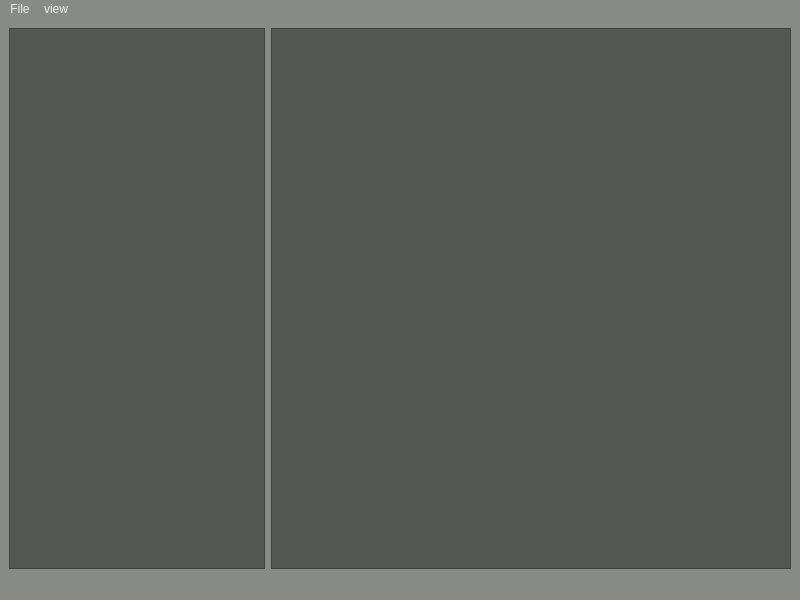
<?xml version="1.0" encoding="UTF-8"?>
<ui version="4.0">
 <class>MainWindow</class>
 <widget class="QMainWindow" name="MainWindow">
  <property name="geometry">
   <rect>
    <x>0</x>
    <y>0</y>
    <width>800</width>
    <height>600</height>
   </rect>
  </property>
  <property name="windowTitle">
   <string>MainWindow</string>
  </property>
  <property name="styleSheet">
   <string notr="true">background-color: rgb(136, 138, 133);
color: rgb(238, 238, 236);</string>
  </property>
  <widget class="QWidget" name="centralwidget">
   <layout class="QGridLayout" name="gridLayout">
    <item row="0" column="2">
     <widget class="CodeEditor" name="plainTextEdit">
      <property name="styleSheet">
       <string notr="true">font: 12pt &quot;Cantarell&quot;;
background-color: rgb(85, 87, 83);
color: rgb(238, 238, 236);</string>
      </property>
      <property name="plainText">
       <string/>
      </property>
     </widget>
    </item>
    <item row="0" column="0" alignment="Qt::AlignLeft">
     <widget class="DirTree" name="treeWidget">
      <property name="styleSheet">
       <string notr="true">font: 12pt &quot;Cantarell&quot;;
background-color: rgb(85, 87, 83);
color: rgb(238, 238, 236);</string>
      </property>
     </widget>
    </item>
   </layout>
  </widget>
  <widget class="QMenuBar" name="menubar">
   <property name="geometry">
    <rect>
     <x>0</x>
     <y>0</y>
     <width>800</width>
     <height>24</height>
    </rect>
   </property>
   <widget class="QMenu" name="menuFile">
    <property name="title">
     <string>File</string>
    </property>
    <addaction name="separator"/>
    <addaction name="separator"/>
    <addaction name="actionNew"/>
    <addaction name="actionOpen"/>
    <addaction name="separator"/>
    <addaction name="actionSave"/>
    <addaction name="actionSave_As"/>
    <addaction name="separator"/>
    <addaction name="actionExit"/>
   </widget>
   <widget class="QMenu" name="menuview">
    <property name="title">
     <string>view</string>
    </property>
   </widget>
   <addaction name="menuFile"/>
   <addaction name="menuview"/>
  </widget>
  <widget class="QStatusBar" name="statusBar"/>
  <action name="actionNew">
   <property name="text">
    <string>&amp;New</string>
   </property>
   <property name="toolTip">
    <string>New file</string>
   </property>
   <property name="shortcut">
    <string>Ctrl+N</string>
   </property>
  </action>
  <action name="actionOpen">
   <property name="text">
    <string>&amp;Open</string>
   </property>
   <property name="toolTip">
    <string>Open an existing file</string>
   </property>
   <property name="shortcut">
    <string>Ctrl+O</string>
   </property>
  </action>
  <action name="actionSave">
   <property name="text">
    <string>&amp;Save</string>
   </property>
   <property name="toolTip">
    <string>Save the current opened file</string>
   </property>
   <property name="shortcut">
    <string>Ctrl+S</string>
   </property>
  </action>
  <action name="actionSave_As">
   <property name="text">
    <string>Save &amp;As</string>
   </property>
   <property name="toolTip">
    <string>Save the current opened file as another file</string>
   </property>
   <property name="shortcut">
    <string>Ctrl+Shift+S</string>
   </property>
  </action>
  <action name="actionExit">
   <property name="text">
    <string>E&amp;xit</string>
   </property>
   <property name="toolTip">
    <string>Close the window</string>
   </property>
   <property name="shortcut">
    <string>Ctrl+Q</string>
   </property>
  </action>
 </widget>
 <customwidgets>
  <customwidget>
   <class>CodeEditor</class>
   <extends>QPlainTextEdit</extends>
   <header>codeeditor.h</header>
  </customwidget>
  <customwidget>
   <class>DirTree</class>
   <extends>QTreeView</extends>
   <header>dirtree.h</header>
  </customwidget>
 </customwidgets>
 <resources/>
 <connections/>
</ui>
